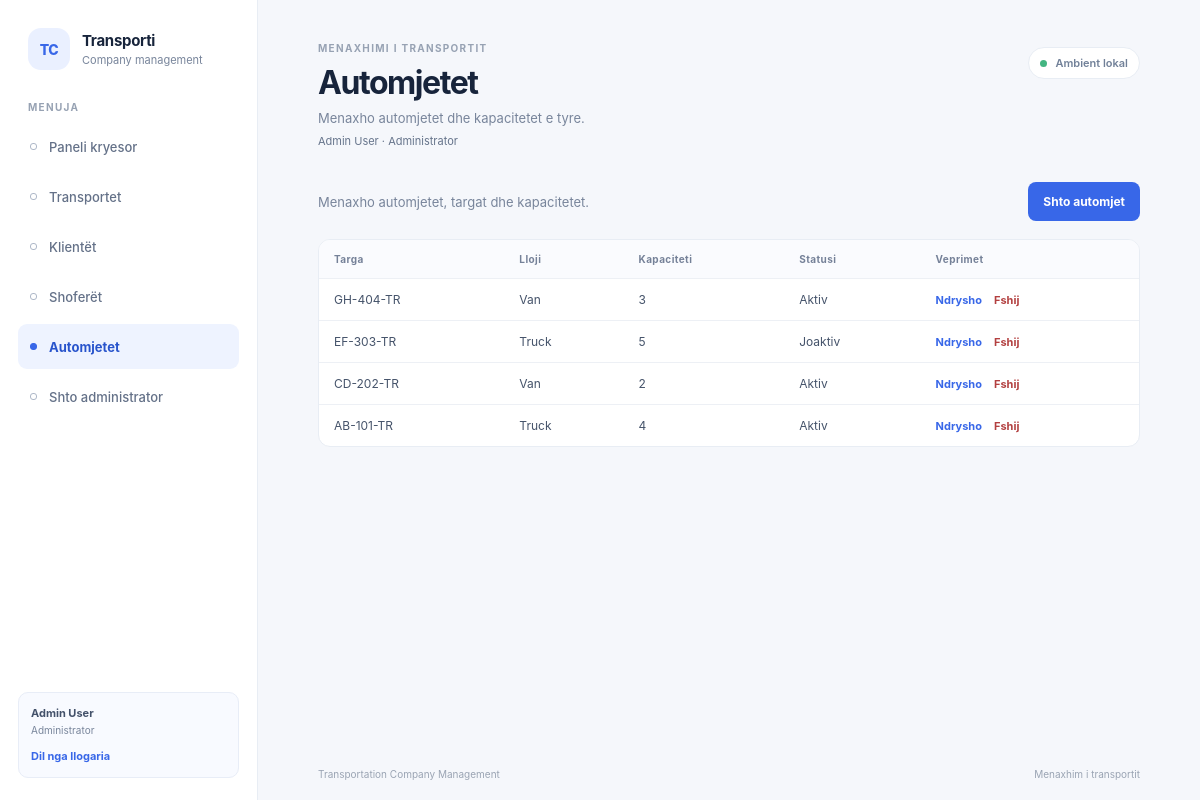
The app's page /?page=vehicles (signed in) with its own data.
### tables this page shows
CREATE TABLE users (
    id INT UNSIGNED NOT NULL AUTO_INCREMENT,
    full_name VARCHAR(150) NOT NULL,
    email VARCHAR(150) NOT NULL,
    password_hash VARCHAR(255) NOT NULL,
    role ENUM('ADMIN', 'DISPATCHER') NOT NULL,
    is_active TINYINT(1) NOT NULL DEFAULT 1,
    email_verified_at DATETIME NULL DEFAULT NULL,
    created_at DATETIME NOT NULL DEFAULT CURRENT_TIMESTAMP,
    PRIMARY KEY (id),
    UNIQUE KEY uq_users_email (email)
);

CREATE TABLE vehicles (
    id INT UNSIGNED NOT NULL AUTO_INCREMENT,
    plate_number VARCHAR(20) NOT NULL,
    vehicle_type VARCHAR(50) NOT NULL,
    capacity INT NOT NULL,
    is_active TINYINT(1) NOT NULL DEFAULT 1,
    created_at DATETIME NOT NULL DEFAULT CURRENT_TIMESTAMP,
    PRIMARY KEY (id),
    UNIQUE KEY uq_vehicles_plate_number (plate_number),
    KEY idx_vehicles_is_active (is_active)
);

### src/Views/pages/module.php (the view, shortened to what the rows shown need)
<?php
$module = $moduleData['module'];
$formAction = $moduleData['action'];
$escape = static fn (mixed $value): string => htmlspecialchars((string) $value, ENT_QUOTES, 'UTF-8');
?>
<?php if ($formAction === 'create' || $formAction === 'edit'): ?>
    <form class="record-form" method="post" action="?page=<?= urlencode($pageKey) ?>">
        <input type="hidden" name="csrf_token" value="<?= $escape($moduleData['csrfToken']) ?>">
        <input type="hidden" name="action" value="<?= $formAction === 'create' ? 'create' : 'update' ?>">
        <?php if ($formAction === 'edit'): ?>
            <input type="hidden" name="id" value="<?= (int) $moduleData['id'] ?>">
        <?php endif; ?>
        <div class="form-grid">
            <?php foreach ($module['fields'] as $name => $field): ?>
                <?php
                $value = $moduleData['values'][$name] ?? '';
                $fieldId = 'field-' . $name;
                ?>
                <div class="form-field<?= $field['type'] === 'textarea' ? ' form-field-wide' : '' ?>">
                    <label for="<?= $escape($fieldId) ?>">
                        <?= $escape($field['label']) ?>
                        <?php if ($field['required']): ?><span aria-hidden="true">*</span><?php endif; ?>
                    </label>
                    <?php if ($field['type'] === 'select'): ?>
                        <select id="<?= $escape($fieldId) ?>" name="<?= $escape($name) ?>" <?= $field['required'] ? 'required' : '' ?>>
                            <?php if (!$field['required']): ?>
                                <option value="">Pa caktuar</option>
                            <?php else: ?>
                                <option value="">Zgjidh...</option>
                            <?php endif; ?>
                            <?php foreach ($moduleData['options'][$name] ?? [] as $option): ?>
                                <option value="<?= $escape($option['value']) ?>" <?= (string) $value === $option['value'] ? 'selected' : '' ?>>
                                    <?= $escape($option['label']) ?>
                                </option>
                            <?php endforeach; ?>
                        </select>
                    <?php elseif ($field['type'] === 'textarea'): ?>
                        <textarea id="<?= $escape($fieldId) ?>" name="<?= $escape($name) ?>" rows="4" <?= $field['required'] ? 'required' : '' ?>><?= $escape($value) ?></textarea>
                    <?php else: ?>
                        <input
                            id="<?= $escape($fieldId) ?>"
                            name="<?= $escape($name) ?>"
                            type="<?= $escape($field['type']) ?>"
                            value="<?= $escape($value) ?>"
                            <?= isset($field['max']) ? 'maxlength="' . (int) $field['max'] . '"' : '' ?>
                            <?= isset($field['min']) ? 'min="' . (int) $field['min'] . '"' : '' ?>
                            <?= $field['type'] === 'number' ? 'step="1"' : '' ?>
                            <?= $field['required'] ? 'required' : '' ?>
                        >
                    <?php endif; ?>
                </div>
            <?php endforeach; ?>
        </div>
        <div class="form-actions">
            <a class="button button-secondary" href="?page=<?= urlencode($pageKey) ?>">Anulo</a>
            <button class="button button-primary" type="submit"><?= $formAction === 'create' ? 'Ruaj regjistrin' : 'Ruaj ndryshimet' ?></button>
        </div>
    </form>
<?php else: ?>
    <div class="table-card">
        <?php if ($moduleData['rows'] === []): ?>
            <div class="empty-state">
                <strong>Nuk ka ende të dhëna</strong>
                <p>Shto regjistrin e parë për modulin <?= $escape(mb_strtolower($module['title'])) ?>.</p>
            </div>
        <?php else: ?>
            <div class="table-scroll">
                <table>
                    <thead>
                        <tr>
                            <?php foreach ($module['columns'] as $label): ?>
                                <th scope="col"><?= $escape($label) ?></th>
                            <?php endforeach; ?>
                            <?php if ($moduleData['canManage']): ?>
                                <th scope="col">Veprimet</th>
                            <?php endif; ?>
                        </tr>
                    </thead>
                    <tbody>
                        <?php foreach ($moduleData['rows'] as $row): ?>
                            <tr>
                                <?php foreach ($module['columns'] as $column => $label): ?>
                                    <td><?= $escape($row[$column] ?? '') ?></td>
                                <?php endforeach; ?>
                                <?php if ($moduleData['canManage']): ?>
                                <td>
                                    <div class="row-actions">
                                        <a class="text-action" href="?page=<?= urlencode($pageKey) ?>&amp;action=edit&amp;id=<?= (int) $row['id'] ?>">Ndrysho</a>
                                        <form method="post" action="?page=<?= urlencode($pageKey) ?>" onsubmit="return confirm('Je i sigurt që dëshiron ta fshish këtë regjistër?')">
                                            <button class="text-action text-action-danger" type="submit">Fshij</button>
                                        </form>
                                    </div>
                                </td>
                                <?php endif; ?>
                            </tr>
                        <?php endforeach; ?>
                    </tbody>
                </table>
            </div>
        <?php endif; ?>
    </div>
<?php endif; ?>

### src/Views/layout.php (shortened to what the rows shown need)
<!doctype html>
<html lang="sq">
<head>
    <link rel="stylesheet" href="assets/app.css">
</head>
<body>
    <div class="app-shell">
        <aside class="sidebar" aria-label="Navigimi kryesor">
            <?php require __DIR__ . '/components/navigation.php'; ?>
        </aside>
        <main class="main-content">
            <header class="page-header">
                <div>
                    <p class="eyebrow">MENAXHIMI I TRANSPORTIT</p>
                    <h1><?= htmlspecialchars($page['title'], ENT_QUOTES, 'UTF-8') ?></h1>
                    <p class="page-description"><?= htmlspecialchars($page['description'], ENT_QUOTES, 'UTF-8') ?></p>
                    <?php if ($user !== null): ?>
                        <p class="signed-in-user">
                            <?= htmlspecialchars($user['full_name'], ENT_QUOTES, 'UTF-8') ?>
                            · <?= $user['role'] === 'ADMIN' ? 'Administrator' : 'Dispeçer' ?>
                        </p>
                    <?php endif; ?>
                </div>
            </header>
            <section class="page-content" aria-labelledby="page-content-heading">
                <?php if ($databaseError === null && ($moduleData !== null || in_array($pageKey, ['dashboard', 'not_found', 'add-admin'], true))): ?>
                    <?php require $viewFile; ?>
                <?php endif; ?>
            </section>
        </main>
    </div>
</body>
</html>

### src/Views/components/navigation.php (shortened to what the rows shown need)
<div class="sidebar-note">
    <div class="session-user">
        <strong><?= htmlspecialchars($user['full_name'], ENT_QUOTES, 'UTF-8') ?></strong>
        <span><?= $user['role'] === 'ADMIN' ? 'Administrator' : 'Dispeçer' ?></span>
        <form method="post" action="?page=logout">
            <button type="submit">Dil nga llogaria</button>
        </form>
    </div>
</div>

### records on screen
users: full_name "Admin User"
vehicles: plate_number "GH-404-TR", vehicle_type "Van", capacity "3", column "Aktiv"
vehicles: plate_number "EF-303-TR", vehicle_type "Truck", capacity "5", column "Joaktiv"
vehicles: plate_number "CD-202-TR", vehicle_type "Van", capacity "2", column "Aktiv"
vehicles: plate_number "AB-101-TR", vehicle_type "Truck", capacity "4", column "Aktiv"

### other values on screen
$label "Paneli kryesor"
$label "Transportet"
$label "Klientët"
$label "Shoferët"
$label "Automjetet"
$page['title'] "Automjetet"
$page['description'] "Menaxho automjetet dhe kapacitetet e tyre."
$escape($module['description']) "Menaxho automjetet, targat dhe kapacitetet."
$escape($module['singular']) "automjet"
$escape($label) "Targa"
$escape($label) "Lloji"
$escape($label) "Kapaciteti"
$escape($label) "Statusi"
